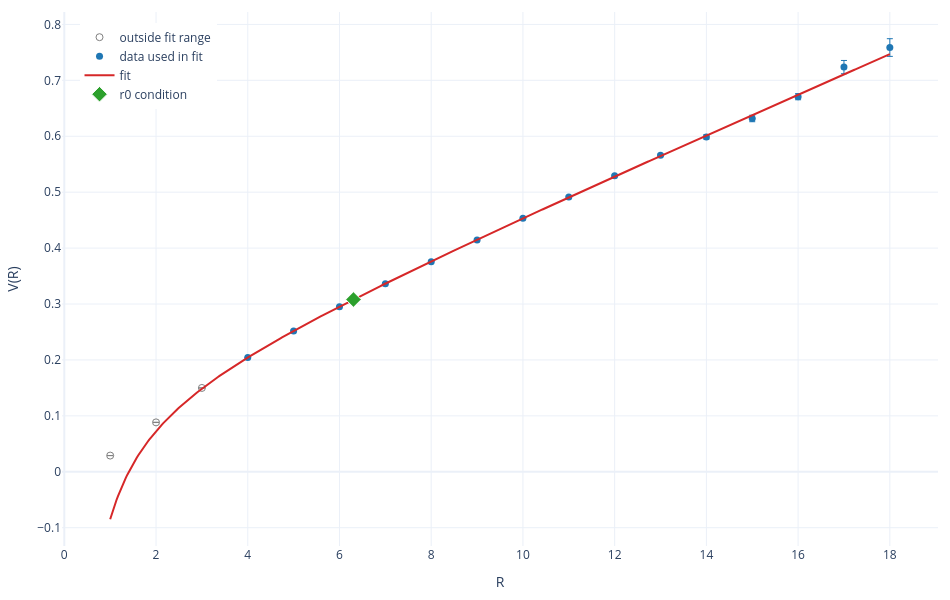

Notebook source saved alongside this figure:
### Markdown cell above
# Cornell potential fit plot

This notebook reads the precomputed Cornell-fit output and plots the stored Cornell fit for `r_min=4` together with the finalized static-potential data. The figure is saved as a PDF without a title.

### Code cell
from pathlib import Path
import json
import sys

import numpy as np
import plotly.graph_objects as go
import plotly.io as pio

repo_root = Path.cwd()
if str(repo_root) not in sys.path:
    sys.path.insert(0, str(repo_root))

from calculator import cornell_potential_ansatz
from finalized_analysis_helpers import _ensure_plotly_browser_path

POTENTIAL_DIR = Path("../data/gradient_flow_wtemp_analysis/beta_2p5__L0_32__epsilon1_0__dt_0p01__72d8fe58/potential_t_over_a2_0p5")
CORNELL_DIR = POTENTIAL_DIR / "cornell_fit"
R_MIN = 4
PDF_PATH = CORNELL_DIR / f"cornell_fit_rmin{R_MIN}.pdf"

# Set these to tuples like (xmin, xmax) / (ymin, ymax), or leave as None for automatic limits.
XLIM = None
YLIM = None

# Plot styling, matching wilson_potential_fit_plotting.ipynb PDF exports.
FIGURE_WIDTH = 950
FIGURE_HEIGHT = 600
POINT_COLOR = "#1f77b4"
FIT_COLOR = "#d62728"
EXCLUDED_COLOR = "#7f7f7f"
R0_COLOR = "#2ca02c"
R0_FORCE_TARGET = 1.65
CAPSIZE = 3
MARKER_SIZE = 7
PDF_MARGIN = {"l": 48, "r": 12, "t": 12, "b": 46}

_ensure_plotly_browser_path()
pio.templates.default = "plotly_white"

results_path = CORNELL_DIR / "cornell_fit_results.json"
with results_path.open("r", encoding="utf-8") as handle:
    cornell_results = json.load(handle)

fit_rows = {int(row["r_min"]): row for row in cornell_results.get("fits", [])}
fit_info = fit_rows.get(int(R_MIN))
if fit_info is None:
    available = ", ".join(str(value) for value in sorted(fit_rows))
    raise ValueError(f"No Cornell fit for r_min={R_MIN}. Available r_min values: {available}")

points = sorted(cornell_results.get("potential_points", []), key=lambda row: int(row["R"]))
if not points:
    raise ValueError(f"No potential points found in {results_path}")

R = np.asarray([int(row["R"]) for row in points], dtype=float)
V = np.asarray([float(row["V"]) for row in points], dtype=float)
V_err = np.asarray(
    [float(row["err"]) if row.get("err") is not None else np.nan for row in points],
    dtype=float,
)
used_mask = R >= float(R_MIN)
if fit_info.get("r_max") is not None:
    used_mask &= R <= float(fit_info["r_max"])

params = fit_info["cornell_params"]
A = float(params["A"])
sigma = float(params["sigma"])
B = float(params["B"])
r0 = float(fit_info["r0"])
r0_err = fit_info.get("r0_err")
chi2_dof = fit_info.get("chi2_dof")

def _fmt_err(value):
    return "n/a" if value is None or not np.isfinite(float(value)) else f"{float(value):.3g}"

print("r_min:", R_MIN)
print("A:", f"{A:.8g}")
print("sigma:", f"{sigma:.8g}")
print("B:", f"{B:.8g}")
print("r0/a:", f"{r0:.8g}", "+/-", _fmt_err(r0_err))
print("chi^2/dof:", "n/a" if chi2_dof is None else f"{float(chi2_dof):.6g}")

r_line = np.linspace(float(np.min(R)), float(np.max(R)), 500)
v_fit = cornell_potential_ansatz(r_line, A, sigma, B)
v_r0 = float(cornell_potential_ansatz(np.asarray([r0]), A, sigma, B)[0])

def _scatter_trace(x, y, yerr, *, name, color, symbol="circle"):
    error_array = np.where(np.isfinite(yerr), yerr, 0.0)
    return go.Scatter(
        x=x,
        y=y,
        mode="markers",
        name=name,
        marker={"size": MARKER_SIZE, "color": color, "symbol": symbol},
        error_y={"type": "data", "array": error_array, "visible": True, "thickness": 1, "width": CAPSIZE},
        customdata=np.column_stack([error_array]),
        hovertemplate=(
            "R=%{x:g}<br>"
            "V=%{y:.8g}<br>"
            "bootstrap error=%{customdata[0]:.3g}"
            "<extra></extra>"
        ),
    )


def make_cornell_fit_pdf_figure(*, xlim=None, ylim=None):
    fig = go.Figure()
    excluded = ~used_mask
    if np.any(excluded):
        fig.add_trace(
            _scatter_trace(
                R[excluded],
                V[excluded],
                V_err[excluded],
                name="outside fit range",
                color=EXCLUDED_COLOR,
                symbol="circle-open",
            )
        )

    fig.add_trace(
        _scatter_trace(
            R[used_mask],
            V[used_mask],
            V_err[used_mask],
            name="data used in fit",
            color=POINT_COLOR,
        )
    )
    fig.add_trace(
        go.Scatter(
            x=r_line,
            y=v_fit,
            mode="lines",
            name="fit",
            line={"color": FIT_COLOR, "width": 2},
            hovertemplate="R=%{x:.3g}<br>fit=%{y:.8g}<extra></extra>",
        )
    )
    fig.add_trace(
        go.Scatter(
            x=[r0],
            y=[v_r0],
            mode="markers",
            name="r0 condition",
            marker={
                "size": 12,
                "color": R0_COLOR,
                "symbol": "diamond",
                "line": {"color": "white", "width": 1},
            },
            hovertemplate=(
                "r0=%{x:.5g}<br>"
                "V(r0)=%{y:.8g}<br>"
                f"r0^2 F(r0)={R0_FORCE_TARGET:g}"
                "<extra></extra>"
            ),
        )
    )


    fig.update_layout(
        title=None,
        width=FIGURE_WIDTH,
        height=FIGURE_HEIGHT,
        xaxis_title="R",
        yaxis_title="V(R)",
        margin=PDF_MARGIN,
        showlegend=True,
        legend={"x": 0.02, "xanchor": "left", "y": 0.98, "yanchor": "top"},
    )
    fig.update_xaxes(dtick=2)
    if xlim is not None:
        fig.update_xaxes(range=list(xlim))
    if ylim is not None:
        fig.update_yaxes(range=list(ylim))
    return fig

fig = make_cornell_fit_pdf_figure(xlim=XLIM, ylim=YLIM)
PDF_PATH.parent.mkdir(parents=True, exist_ok=True)
fig.write_image(str(PDF_PATH))
print(f"Saved PDF: {PDF_PATH}")
fig

### Figure 1 — Plotly figure (JSON) as saved in the notebook; plotly's stock layout.template omitted (floating-point values rounded to 4 significant figures; data arrays with more than 128 entries replaced by an {"elided": "..."} marker saying what was removed)
{"data": [{"customdata": [[1.702e-06], [8.019e-06], [1.897e-05]], "error_y": {"array": [1.702e-06, 8.019e-06, 1.897e-05], "thickness": 1, "type": "data", "visible": true, "width": 3}, "hovertemplate": "R=%{x:g}<br>V=%{y:.8g}<br>bootstrap error=%{customdata[0]:.3g}<extra></extra>", "marker": {"color": "#7f7f7f", "size": 7, "symbol": "circle-open"}, "mode": "markers", "name": "outside fit range", "type": "scatter", "x": [1.0, 2.0, 3.0], "y": [0.02895, 0.08836, 0.1499]}, {"customdata": [[3.717e-05], [7.891e-05], [0.0001283], [0.0002076], [0.0003393], [0.0004594], [0.0005847], [0.0008645], [0.001298], [0.001904], [0.003929], [0.00579], [0.005484], [0.01186], [0.01582]], "error_y": {"array": [3.717e-05, 7.891e-05, 0.0001283, 0.0002076, 0.0003393, 0.0004594, 0.0005847, 0.0008645, 0.001298, 0.001904, 0.003929, 0.00579, 0.005484, 0.01186, 0.01582], "thickness": 1, "type": "data", "visible": true, "width": 3}, "hovertemplate": "R=%{x:g}<br>V=%{y:.8g}<br>bootstrap error=%{customdata[0]:.3g}<extra></extra>", "marker": {"color": "#1f77b4", "size": 7, "symbol": "circle"}, "mode": "markers", "name": "data used in fit", "type": "scatter", "x": [4.0, 5.0, 6.0, 7.0, 8.0, 9.0, 10.0, 11.0, 12.0, 13.0, 14.0, 15.0, 16.0, 17.0, 18.0], "y": [0.2042, 0.2519, 0.2953, 0.3362, 0.3757, 0.4147, 0.4536, 0.4916, 0.5292, 0.566, 0.5989, 0.6318, 0.6708, 0.7237, 0.7587]}, {"hovertemplate": "R=%{x:.3g}<br>fit=%{y:.8g}<extra></extra>", "line": {"color": "#d62728", "width": 2}, "mode": "lines", "name": "fit", "type": "scatter", "x": {"elided": "500 float values"}, "y": {"elided": "500 float values"}}, {"hovertemplate": "r0=%{x:.5g}<br>V(r0)=%{y:.8g}<br>r0^2 F(r0)=1.65<extra></extra>", "marker": {"color": "#2ca02c", "line": {"color": "white", "width": 1}, "size": 12, "symbol": "diamond"}, "mode": "markers", "name": "r0 condition", "type": "scatter", "x": [6.305], "y": [0.308]}], "layout": {"height": 600, "legend": {"x": 0.02, "xanchor": "left", "y": 0.98, "yanchor": "top"}, "margin": {"b": 46, "l": 48, "r": 12, "t": 12}, "showlegend": true, "title": {}, "width": 950, "xaxis": {"dtick": 2, "title": {"text": "R"}}, "yaxis": {"title": {"text": "V(R)"}}}}
